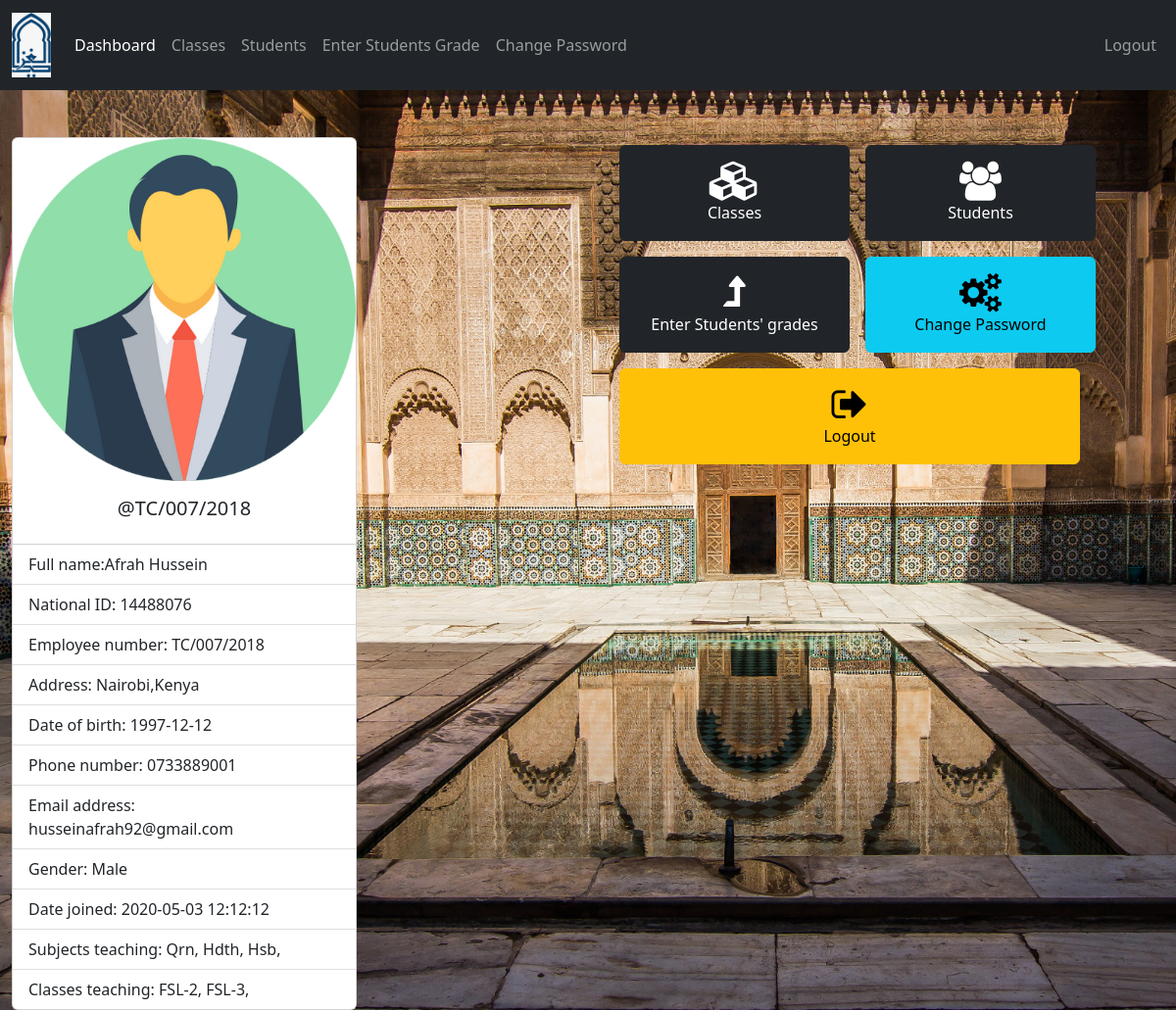
Page /Teacher/index.php (signed in) on the committed database.
### tables this page shows
CREATE TABLE `teachers` (
  `teacher_id` int(11) NOT NULL,
  `username` varchar(127) NOT NULL,
  `password` varchar(255) NOT NULL,
  `grades` varchar(31) NOT NULL,
  `fname` varchar(127) NOT NULL,
  `national_id` varchar(100) DEFAULT NULL,
  `subjects` varchar(31) NOT NULL,
  `address` varchar(50) NOT NULL,
  `employee_number` varchar(50) DEFAULT NULL,
  `date_of_birth` date DEFAULT NULL,
  `phone_number` varchar(31) NOT NULL,
  `gender` varchar(7) NOT NULL,
  `email_address` varchar(255) NOT NULL,
  `date_of_joined` datetime NOT NULL DEFAULT current_timestamp()
);

### Teacher/data/teacher.php (called while the page is built, shortened)
<?php
function getTeacherById($teacher_id, $conn){
   $sql = "SELECT * FROM teachers
           WHERE teacher_id=?";
   $stmt = $conn->prepare($sql);
   $stmt->execute([$teacher_id]);
   if ($stmt->rowCount() == 1) {
     $teacher = $stmt->fetch();
     return $teacher;
   }else {
    return 0;
   }
}

### Teacher/data/subject.php (called while the page is built, shortened)
<?php
function getSubjectById($subject_id, $conn){
   $sql = "SELECT * FROM subjects
           WHERE subject_id=?";
   $stmt = $conn->prepare($sql);
   $stmt->execute([$subject_id]);
   if ($stmt->rowCount() == 1) {
     $subject = $stmt->fetch();
     return $subject;
   }else {
   	return 0;
   }
}
 ?>

### Teacher/data/grade.php (called while the page is built, shortened)
<?php
function getGradeById($grade_id, $conn){
   $sql = "SELECT * FROM grades
           WHERE grade_id=?";
   $stmt = $conn->prepare($sql);
   $stmt->execute([$grade_id]);
   if ($stmt->rowCount() == 1) {
     $grade = $stmt->fetch();
     return $grade;
   }else {
    return 0;
   }
}

### Teacher/index.php (the view, shortened to what this page needs)
<?php
if (isset($_SESSION['teacher_id']) &&
    isset($_SESSION['role'])) {
    if ($_SESSION['role'] == 'Teacher') {
       include "../DB_connection.php";
       include "data/teacher.php";
       include "data/subject.php";
       include "data/grade.php";
       include "data/class.php";
       $teacher_id = $_SESSION['teacher_id'];
       $teacher = getTeacherById($teacher_id, $conn);
 ?>
<!DOCTYPE html>
<html lang="en">
<head>
	<link rel="stylesheet" href="https://cdn.jsdelivr.net/npm/bootstrap@5.2.0/dist/css/bootstrap.min.css">
	<link rel="stylesheet" href="../css/style.css">
  <link rel="stylesheet" href="https://cdnjs.cloudflare.com/ajax/libs/font-awesome/4.7.0/css/font-awesome.min.css">
</head>
<body class="body-home">
    <?php
        include "inc/navbar.php";
        if ($teacher != 0) {
     ?>
      <div class="row">
        <div class="col-md-6">
        <div class="container mt-5">
         <div class="card" style="width: 22rem;">
          <img src="../img/teacher-<?=$teacher['gender']?>.png" class="card-img-top" alt="...">
          <div class="card-body">
            <h5 class="card-title text-center">@<?=$teacher['username']?></h5>
          </div>
          <ul class="list-group list-group-flush">
            <li class="list-group-item">Full name:<?=$teacher['fname']?></li>
            <li class="list-group-item">National ID: <?=$teacher['national_id']?></li>
            <li class="list-group-item">Employee number: <?=$teacher['employee_number']?></li>
            <li class="list-group-item">Address: <?=$teacher['address']?></li>
            <li class="list-group-item">Date of birth: <?=$teacher['date_of_birth']?></li>
            <li class="list-group-item">Phone number: <?=$teacher['phone_number']?></li>
            <li class="list-group-item">Email address: <?=$teacher['email_address']?></li>
            <li class="list-group-item">Gender: <?=$teacher['gender']?></li>
            <li class="list-group-item">Date joined: <?=$teacher['date_of_joined']?></li>
            <li class="list-group-item">Subjects teaching:
                <?php
                   $s = '';
                   $subjects = str_split(trim($teacher['subjects']));
                   foreach ($subjects as $subject) {
                      $s_temp = getSubjectById($subject, $conn);
                      if ($s_temp != 0)
                        $s .=$s_temp['subject_code'].', ';
                   }
                   echo $s;
                ?>
            </li>
            <li class="list-group-item">Classes teaching:
                <?php
                      $g = '';
                      $grades = str_split(trim($teacher['grades']));
                          foreach ($grades as $grade) {
                              $g_temp = getGradeById($grade, $conn);
                              if ($g_temp != 0)
                                $g .=$g_temp['grade_code'].'-'.$g_temp['grade'].', ';
                          }
                           echo $g;
                      ?>
            </li>
          </ul>
        </div>
     </div>
        </div>
        <div class="col-md-6">
        <div class="container mt-5">
         <div class="container text-center">
             <div class="row row-cols-5">
               <a href="classes.php"
                  class="col btn btn-dark m-2 py-3 col-5">
                 <i class="fa fa-cubes fs-1" aria-hidden="true"></i><br>
                  Classes
               </a>
               <a href="students.php" class="col btn btn-dark m-2 py-3 col-5">
                 <i class="fa fa-users fs-1" aria-hidden="true"></i><br>
                 Students
               </a>
               <a href="student-enter-grade.php" class="col btn btn-dark m-2 py-3 col-5">
                 <i class="fa fa-level-up fs-1" aria-hidden="true"></i><br>
                  Enter Students' grades
               </a>
               <a href="pass.php" class="col btn btn-info m-2 py-3 col-5">
                 <i class="fa fa-cogs fs-1" aria-hidden="true"></i><br>
                  Change Password
               </a>
               <a href="../logout.php" class="col btn btn-warning m-2 py-3 col-10">
                 <i class="fa fa-sign-out fs-1" aria-hidden="true"></i><br>
                  Logout
               </a>
             </div>
          </div>
        </div>
        </div>
      </div>
     <?php
        }else {
          header("Location: logout.php?error=An error occurred");
          exit;
        }
     ?>
</body>
</html>
<?php
  }else {
    header("Location: ../login.php");
    exit;
  }
}else {
	header("Location: ../login.php");
	exit;
}
?>

### css/style.css (style rules this page uses)
.body-home, .body-login { background: url(../images/Madrassa1.jpeg); background-size: cover; background-attachment: fixed; }

### rows in the picture
teachers: gender (picture), username "TC/007/2018", fname "Afrah Hussein", national "14488076", employee_number "TC/007/2018", address "Nairobi,Kenya", date_of_birth "1997-12-12", phone_number "0733889001", email_address "husseinafrah92@gmail.com", gender "Male", date_of_joined "2020-05-03 12:12:12"

### other values in the picture
$s "Qrn, Hdth, Hsb,"
$g "FSL-2, FSL-3,"
